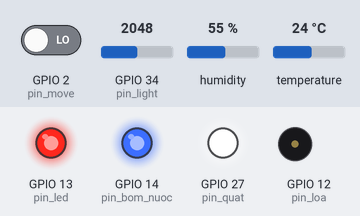
Recording of a sketch running on a simulated ESP32. Shown: output pins drawn as LEDs (lit = HIGH), buzzer (waves = sounding). The test bench sets the inputs (shaded band); at power-on: humidity 55 %, GPIO 2 (pin_move) LOW, temperature 24 °C, GPIO 34 (pin_light) = 2048. WiFi joins after 1.5 s; servers stay silent unless stated; the local clock reads 2024-03-15 10:24:30 at power-on unless the sketch sets it; no MQTT or app messages arrive unless stated; what the sketch prints to the serial monitor is not drawn.

Above: at 2.7 s.
2.8 s: humidity set to 78 %
7.8 s: humidity set to 81 %
At 12.8 s:
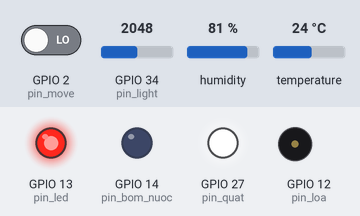
13.1 s: GPIO 2 (pin_move) driven HIGH
At 17.6 s:
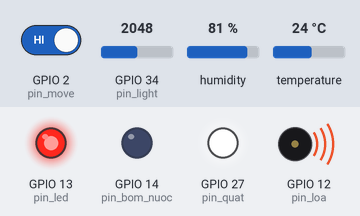
18.1 s: temperature set to 16.6 °C
22.8 s: temperature set to 15.4 °C
At 27.0 s:
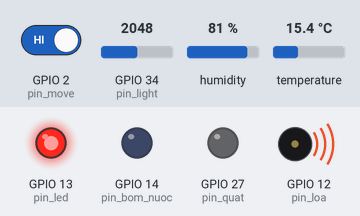
28.2 s: GPIO 2 (pin_move) driven LOW
At 32.9 s:
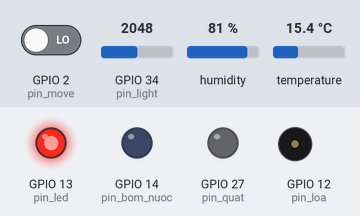
Timing chart, 0 to 34.2 s (numbered marks = the images above; inputs shaded):
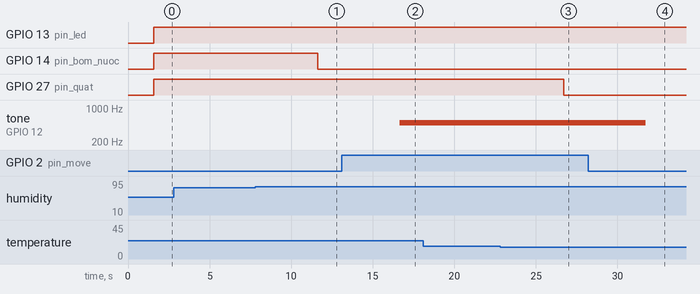

Measured:
- the behaviour switches between 79 and 80 % on humidity (found by bisection; images 0 and 1)
- the behaviour switches between 16 and 15.9 °C on temperature (found by bisection; images 2 and 3)
- after the input at 2.8 s, every drawn part: stays the same
- after the input at 7.8 s, GPIO 14 (pin_bom_nuoc): HIGH → LOW after 3.8 s
- after the input at 13.1 s, tone on GPIO 12 (pin_loa): silent → 500 Hz after 3.6 s
- after the input at 18.1 s, every drawn part: stays the same
- after the input at 22.8 s, GPIO 27 (pin_quat): HIGH → LOW after 3.9 s
- after the input at 28.2 s, tone on GPIO 12 (pin_loa): 500 Hz → silent after 3.5 s

The sketch:

sketch.ino
```cpp
//Do An cuoi ki
#include <WiFi.h>
#include <string>
#include "PubSubClient.h"
#include "DHTesp.h"
#include "RTClib.h"

RTC_DS1307 rtc;
const char* ssid = "Wokwi-GUEST";
const char* password = "";
const char* mqttServer = "broker.mqtt-dashboard.com";
int port = 1883;
const float GAMMA = 0.7;
const float RL10 = 50;
const int pin_led = 13;
const int pin_move = 2;
const int pin_light = 34;
const int pin_loa = 12;
const int pin_bom_nuoc = 14;
const int pin_quat = 27;

int temp_ = 0;
int humi_ = 0;
bool move_ = 0;
int light_ = 0;
bool user_control = 0;

DHTesp dhtSensor;
WiFiClient espClient;
PubSubClient client(espClient);

void wifiConnect() {
  WiFi.begin(ssid, password);
  while (WiFi.status() != WL_CONNECTED) {
    delay(500);
    Serial.print(".");
  }
  Serial.println(" Connected!!!");
}

void mqttReconnect() {
  while (!client.connected()) {
    Serial.print("Attempting MQTT connection....");
    if (client.connect("n13/id")) {
      Serial.println("connected");
      client.subscribe("n13/led");
      client.subscribe("n13/loa");
      client.subscribe("n13/bom_nuoc");
      client.subscribe("n13/quat");
      client.subscribe("n13/user_control");
    } else {
      Serial.println(" try again in 5 seconds");
      delay(5000);
    }
  }
}

void on_off (char* type) {
  if (strcmp(type, "on_led") == 0) {
    digitalWrite(pin_led, 1);
  }
  if (strcmp(type, "off_led") == 0) {
    digitalWrite(pin_led, 0);
  }
  if (strcmp(type, "on_loa") == 0) {
    //digitalWrite(pin_loa, 1);
    tone(pin_loa, 500);
  }
  if (strcmp(type, "off_loa") == 0) {
    //digitalWrite(pin_loa, 0);
    noTone(pin_loa);
  }
  if (strcmp(type, "on_bom_nuoc") == 0) {
    digitalWrite(pin_bom_nuoc, 1);
  }
  if (strcmp(type, "off_bom_nuoc") == 0) {
    digitalWrite(pin_bom_nuoc, 0);
  }
  if (strcmp(type, "on_quat") == 0) {
    digitalWrite(pin_quat, 1);
  }
  if (strcmp(type, "off_quat") == 0) {
    digitalWrite(pin_quat, 0);
  }
}


void callback (char* topic, byte* message, unsigned int length) {
  Serial.println(topic);
  String stMessage;
  for (int i =0; i < length; i++) {
    stMessage += (char)message[i];
  }
  char * mess = (char*)stMessage.c_str();
  if (strcmp(mess, "true") == 0 && strcmp(topic, "n13/user_control") == 0) {
    if (!user_control) {
      off_all();
    }
    user_control = 1;
  } else if (strcmp(mess, "true") != 0 && strcmp(topic, "n13/user_control") == 0) {
    user_control = 0;
  } else {
    on_off(mess);
  }

  Serial.println((stMessage));
}

void setup() {
  Serial.begin(115200);

#ifndef ESP8266
  while (!Serial); // wait for serial port to connect. Needed for native USB
#endif

  if (! rtc.begin()) {
    Serial.println("Couldn't find RTC");
    Serial.flush();
    abort();
  }

  if (! rtc.isrunning()) {
    Serial.println("RTC is NOT running, let's set the time!");
    // When time needs to be set on a new device, or after a power loss, the
    // following line sets the RTC to the date & time this sketch was compiled
    rtc.adjust(DateTime(F(__DATE__), F(__TIME__)));
    // This line sets the RTC with an explicit date & time, for example to set
    // January 21, 2014 at 3am you would call:
    // rtc.adjust(DateTime(2014, 1, 21, 3, 0, 0));
  }

  Serial.println("Connecting to WiFi");
  pinMode(pin_led, OUTPUT);
  pinMode(pin_loa, OUTPUT);
  pinMode(pin_bom_nuoc, OUTPUT);
  pinMode(pin_quat, OUTPUT);
  pinMode(pin_move, INPUT);
  ledcAttachPin(pin_loa, 1);
  ledcSetup(1, 500, 500);
  pinMode(pin_light, INPUT);
  wifiConnect();

  client.setServer(mqttServer, port);
  client.setCallback(callback);

  dhtSensor.setup(15, DHTesp::DHT22);

  Serial.println("IP address: ");
  Serial.println(WiFi.localIP());
}

void temp () {
  TempAndHumidity data = dhtSensor.getTempAndHumidity();
  int t = data.temperature;
  temp_ = t;
  char buffer[50];
  sprintf(buffer, "%d", t);
  client.publish("n13/temp", buffer);
}

void humi () {
  TempAndHumidity data = dhtSensor.getTempAndHumidity();
  int h = data.humidity;
  humi_ = h;
  char buffer[50];
  sprintf(buffer, "%d", h);
  client.publish("n13/humi", buffer);
}

void move () {
  int data = digitalRead(pin_move);
  move_ = data;
  char buffer[50];
  sprintf(buffer, "%d", data);
  client.publish("n13/move", buffer);
}

void light () {
  int analogValue = analogRead(pin_light);
  float voltage = (float(analogValue) / 4) / 1024. * 5;
  float resistance = 2000 * voltage / (1 - voltage / 5);
  int lux = pow(RL10 * 1e3 * pow(10, GAMMA) / resistance, (1 / GAMMA));
  light_ = lux;
  char buffer[50];
  sprintf(buffer, "%d", lux);
  client.publish("n13/light", buffer);
}

void process (int temp, int humi, int light) {
  // Humi < Humi -> Tuoi cay
  // Move  == 1 -> Loa
  // Anh sang < light -> led
  // Temp < temp -> quat
  if (humi_ < humi) {
    on_off("on_bom_nuoc");
  } else {
    on_off("off_bom_nuoc");
  }
  if (move_ == 1) {
    on_off("on_loa");
  } else {
    on_off("off_loa");
  }
  if (light_ < light) {
    on_off("on_led");
  } else {
    on_off("off_led");
  }
  if (temp_ > temp) {
    on_off("on_quat");
  } else {
    on_off("off_quat");
  }
}

void off_all() {
  on_off("off_bom_nuoc");
  on_off("off_loa");
  on_off("off_led");
  on_off("off_quat");
}

int time() {
  DateTime now = rtc.now();
  return now.hour();
}

void loop() {

  if (!client.connected()) {
    mqttReconnect();
  }
  client.loop();

  temp();
  humi();
  move();
  light();
  if (!user_control) {
    if (time() >= 18) // Tối
      process(20, 80, 5000);
    if (time() <= 5)  // Sáng sớm
      process(18, 80, 5000);
    else              // Sáng - Chiều
      process(15, 80, 5000);
  }

  delay(5000);
}
```
